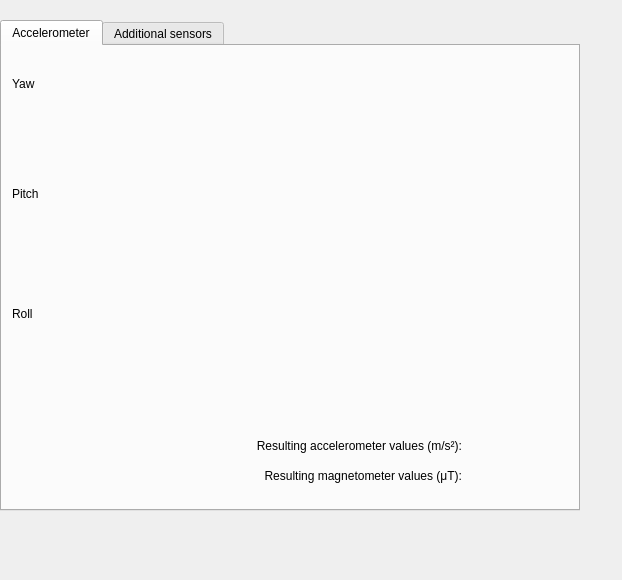
<?xml version="1.0" encoding="UTF-8"?>
<ui version="4.0">
 <class>VirtualSensorsPage</class>
 <widget class="QWidget" name="VirtualSensorsPage">
  <property name="geometry">
   <rect>
    <x>0</x>
    <y>0</y>
    <width>622</width>
    <height>580</height>
   </rect>
  </property>
  <property name="windowTitle">
   <string>Form</string>
  </property>
  <widget class="QTabWidget" name="tabWidget">
   <property name="geometry">
    <rect>
     <x>0</x>
     <y>20</y>
     <width>580</width>
     <height>491</height>
    </rect>
   </property>
   <property name="styleSheet">
    <string notr="true"/>
   </property>
   <property name="currentIndex">
    <number>0</number>
   </property>
   <widget class="QWidget" name="tab">
    <attribute name="title">
     <string>Accelerometer</string>
    </attribute>
    <widget class="EditableSliderWidget" name="yawAngleWidget" native="true">
     <property name="geometry">
      <rect>
       <x>0</x>
       <y>50</y>
       <width>331</width>
       <height>80</height>
      </rect>
     </property>
    </widget>
    <widget class="QLabel" name="label">
     <property name="geometry">
      <rect>
       <x>10</x>
       <y>30</y>
       <width>59</width>
       <height>15</height>
      </rect>
     </property>
     <property name="text">
      <string>Yaw</string>
     </property>
    </widget>
    <widget class="QLabel" name="label_2">
     <property name="geometry">
      <rect>
       <x>10</x>
       <y>140</y>
       <width>59</width>
       <height>15</height>
      </rect>
     </property>
     <property name="text">
      <string>Pitch</string>
     </property>
    </widget>
    <widget class="EditableSliderWidget" name="pitchAngleWidget" native="true">
     <property name="geometry">
      <rect>
       <x>0</x>
       <y>160</y>
       <width>331</width>
       <height>80</height>
      </rect>
     </property>
    </widget>
    <widget class="QLabel" name="label_3">
     <property name="geometry">
      <rect>
       <x>10</x>
       <y>260</y>
       <width>59</width>
       <height>15</height>
      </rect>
     </property>
     <property name="text">
      <string>Roll</string>
     </property>
    </widget>
    <widget class="EditableSliderWidget" name="rollAngleWidget" native="true">
     <property name="geometry">
      <rect>
       <x>0</x>
       <y>280</y>
       <width>331</width>
       <height>80</height>
      </rect>
     </property>
    </widget>
    <widget class="QLabel" name="label_6">
     <property name="geometry">
      <rect>
       <x>210</x>
       <y>390</y>
       <width>250</width>
       <height>20</height>
      </rect>
     </property>
     <property name="text">
      <string>Resulting accelerometer values (m/s²):</string>
     </property>
     <property name="alignment">
      <set>Qt::AlignRight|Qt::AlignTrailing|Qt::AlignVCenter</set>
     </property>
    </widget>
    <widget class="QLabel" name="label_8">
     <property name="geometry">
      <rect>
       <x>210</x>
       <y>420</y>
       <width>250</width>
       <height>20</height>
      </rect>
     </property>
     <property name="text">
      <string>Resulting magnetometer values (μT):</string>
     </property>
     <property name="alignment">
      <set>Qt::AlignRight|Qt::AlignTrailing|Qt::AlignVCenter</set>
     </property>
    </widget>
    <widget class="QLabel" name="accelerometerXLabel">
     <property name="geometry">
      <rect>
       <x>470</x>
       <y>390</y>
       <width>60</width>
       <height>20</height>
      </rect>
     </property>
     <property name="text">
      <string/>
     </property>
     <property name="alignment">
      <set>Qt::AlignRight|Qt::AlignTrailing|Qt::AlignVCenter</set>
     </property>
    </widget>
    <widget class="QLabel" name="accelerometerYLabel">
     <property name="geometry">
      <rect>
       <x>540</x>
       <y>390</y>
       <width>60</width>
       <height>20</height>
      </rect>
     </property>
     <property name="text">
      <string/>
     </property>
     <property name="alignment">
      <set>Qt::AlignRight|Qt::AlignTrailing|Qt::AlignVCenter</set>
     </property>
    </widget>
    <widget class="QLabel" name="accelerometerZLabel">
     <property name="geometry">
      <rect>
       <x>610</x>
       <y>390</y>
       <width>60</width>
       <height>20</height>
      </rect>
     </property>
     <property name="text">
      <string/>
     </property>
     <property name="alignment">
      <set>Qt::AlignRight|Qt::AlignTrailing|Qt::AlignVCenter</set>
     </property>
    </widget>
    <widget class="QLabel" name="magnetometerNorthLabel">
     <property name="geometry">
      <rect>
       <x>470</x>
       <y>420</y>
       <width>60</width>
       <height>20</height>
      </rect>
     </property>
     <property name="text">
      <string/>
     </property>
     <property name="alignment">
      <set>Qt::AlignRight|Qt::AlignTrailing|Qt::AlignVCenter</set>
     </property>
    </widget>
    <widget class="QLabel" name="magnetometerEastLabel">
     <property name="geometry">
      <rect>
       <x>540</x>
       <y>420</y>
       <width>60</width>
       <height>20</height>
      </rect>
     </property>
     <property name="text">
      <string/>
     </property>
     <property name="alignment">
      <set>Qt::AlignRight|Qt::AlignTrailing|Qt::AlignVCenter</set>
     </property>
    </widget>
    <widget class="QLabel" name="magnetometerVerticalLabel">
     <property name="geometry">
      <rect>
       <x>610</x>
       <y>420</y>
       <width>60</width>
       <height>20</height>
      </rect>
     </property>
     <property name="text">
      <string/>
     </property>
     <property name="alignment">
      <set>Qt::AlignRight|Qt::AlignTrailing|Qt::AlignVCenter</set>
     </property>
    </widget>
   </widget>
   <widget class="QWidget" name="tab_2">
    <attribute name="title">
     <string>Additional sensors</string>
    </attribute>
    <widget class="QLabel" name="label_4">
     <property name="geometry">
      <rect>
       <x>10</x>
       <y>30</y>
       <width>170</width>
       <height>15</height>
      </rect>
     </property>
     <property name="text">
      <string>Ambient temperature (°C)</string>
     </property>
    </widget>
    <widget class="EditableSliderWidget" name="temperatureSensorValueWidget" native="true">
     <property name="geometry">
      <rect>
       <x>0</x>
       <y>50</y>
       <width>320</width>
       <height>80</height>
      </rect>
     </property>
    </widget>
    <widget class="QLabel" name="label_5">
     <property name="geometry">
      <rect>
       <x>10</x>
       <y>140</y>
       <width>90</width>
       <height>15</height>
      </rect>
     </property>
     <property name="text">
      <string>Proximity (cm)</string>
     </property>
    </widget>
    <widget class="EditableSliderWidget" name="proximitySensorValueWidget" native="true">
     <property name="geometry">
      <rect>
       <x>0</x>
       <y>160</y>
       <width>320</width>
       <height>80</height>
      </rect>
     </property>
    </widget>
    <widget class="QLabel" name="label_7">
     <property name="geometry">
      <rect>
       <x>350</x>
       <y>30</y>
       <width>170</width>
       <height>15</height>
      </rect>
     </property>
     <property name="text">
      <string>Magnetic field (μT)</string>
     </property>
    </widget>
    <widget class="QWidget" name="horizontalLayoutWidget">
     <property name="geometry">
      <rect>
       <x>350</x>
       <y>50</y>
       <width>220</width>
       <height>40</height>
      </rect>
     </property>
     <layout class="QHBoxLayout" name="horizontalLayout">
      <property name="topMargin">
       <number>4</number>
      </property>
      <item>
       <widget class="QLineEdit" name="magNorthWidget">
        <property name="font">
         <font>
          <family>Roboto</family>
         </font>
        </property>
        <property name="styleSheet">
         <string notr="true"/>
        </property>
        <property name="text">
         <string>22.0</string>
        </property>
        <property name="alignment">
         <set>Qt::AlignRight|Qt::AlignTrailing|Qt::AlignVCenter</set>
        </property>
        <property name="class" stdset="0">
         <string>EditableValue</string>
        </property>
       </widget>
      </item>
      <item>
       <widget class="QLineEdit" name="magEastWidget">
        <property name="font">
         <font>
          <family>Roboto</family>
         </font>
        </property>
        <property name="styleSheet">
         <string notr="true"/>
        </property>
        <property name="text">
         <string>5.9</string>
        </property>
        <property name="alignment">
         <set>Qt::AlignRight|Qt::AlignTrailing|Qt::AlignVCenter</set>
        </property>
        <property name="class" stdset="0">
         <string>EditableValue</string>
        </property>
       </widget>
      </item>
      <item>
       <widget class="QLineEdit" name="magVerticalWidget">
        <property name="font">
         <font>
          <family>Roboto</family>
         </font>
        </property>
        <property name="styleSheet">
         <string notr="true"/>
        </property>
        <property name="text">
         <string>43.1</string>
        </property>
        <property name="alignment">
         <set>Qt::AlignRight|Qt::AlignTrailing|Qt::AlignVCenter</set>
        </property>
        <property name="class" stdset="0">
         <string>EditableValue</string>
        </property>
       </widget>
      </item>
     </layout>
    </widget>
    <widget class="EditableSliderWidget" name="lightSensorValueWidget" native="true">
     <property name="geometry">
      <rect>
       <x>350</x>
       <y>160</y>
       <width>320</width>
       <height>80</height>
      </rect>
     </property>
    </widget>
    <widget class="QLabel" name="label_9">
     <property name="geometry">
      <rect>
       <x>360</x>
       <y>140</y>
       <width>170</width>
       <height>15</height>
      </rect>
     </property>
     <property name="text">
      <string>Light (lux)</string>
     </property>
    </widget>
    <widget class="EditableSliderWidget" name="pressureSensorValueWidget" native="true">
     <property name="geometry">
      <rect>
       <x>10</x>
       <y>280</y>
       <width>320</width>
       <height>80</height>
      </rect>
     </property>
    </widget>
    <widget class="QLabel" name="label_10">
     <property name="geometry">
      <rect>
       <x>20</x>
       <y>260</y>
       <width>170</width>
       <height>15</height>
      </rect>
     </property>
     <property name="text">
      <string>Pressure (hPa)</string>
     </property>
    </widget>
    <widget class="EditableSliderWidget" name="humiditySensorValueWidget" native="true">
     <property name="geometry">
      <rect>
       <x>350</x>
       <y>280</y>
       <width>320</width>
       <height>80</height>
      </rect>
     </property>
    </widget>
    <widget class="QLabel" name="label_11">
     <property name="geometry">
      <rect>
       <x>360</x>
       <y>260</y>
       <width>170</width>
       <height>15</height>
      </rect>
     </property>
     <property name="text">
      <string>Relative humidity (%)</string>
     </property>
    </widget>
   </widget>
  </widget>
 </widget>
 <customwidgets>
  <customwidget>
   <class>EditableSliderWidget</class>
   <extends>QWidget</extends>
   <header>android/skin/qt/editable-slider-widget.h</header>
   <container>1</container>
  </customwidget>
 </customwidgets>
 <resources/>
 <connections/>
</ui>
